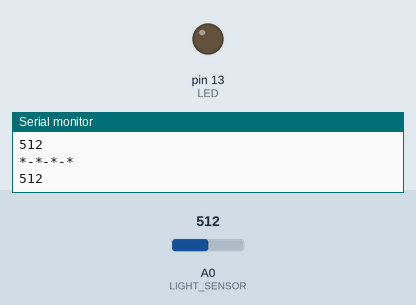
This sketch was run on a simulated Arduino Uno, built with avr-gcc and run on an emulated ATmega328P. On the bench: output pins drawn as LEDs (lit = HIGH), the last lines printed to the serial monitor. Inputs (shaded band) come from the test bench; at power-on: A0 (LIGHT_SENSOR) = 512.

Above: at 1.8 s.
1.9 s: A0 (LIGHT_SENSOR) set to 216
3.4 s: A0 (LIGHT_SENSOR) set to 190
At 5.0 s:
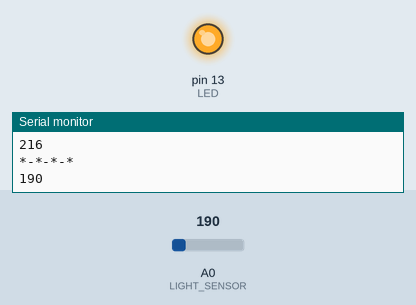
5.5 s: A0 (LIGHT_SENSOR) set to 210
At 6.5 s:
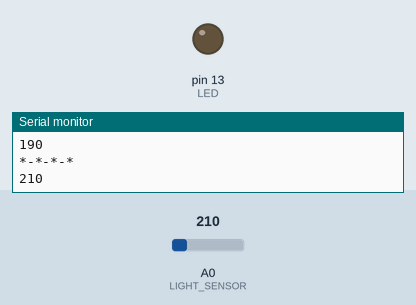
7.5 s: A0 (LIGHT_SENSOR) set to 122
At 9.3 s:
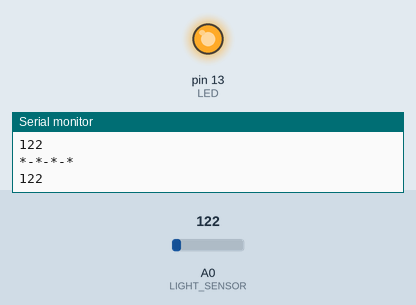
Timing chart, 0 to 10.5 s (numbered marks = the images above; inputs shaded):
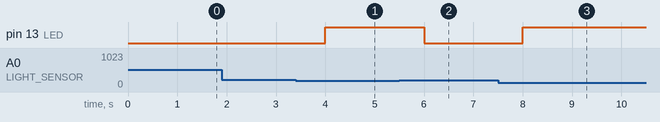

Measured:
- the behaviour switches between 200 and 199 on A0 (LIGHT_SENSOR) (found by bisection; images 0 and 1)
- after the input at 3.4 s, pin 13 (LED): LOW → HIGH after 0.60 s
- after the input at 5.5 s, pin 13 (LED): HIGH → LOW after 0.50 s
- after the input at 7.5 s, pin 13 (LED): LOW → HIGH after 0.50 s

The sketch:

sketch.ino
```cpp
// Trying the LED light sensor from Arduino

//#include <SPI.h>
//#include <WiFi.h> // In this sample we use WIFI library.
//#include <PubSubClient.h> // Include library that supports mqtt protocol.
//#include <osio_client.h> // Include client library for OpenSensors.


// Global variables
//char ssid[] = ""; // Name of my WIFI network.
//char pass[] = ""; // WIFI network password
//int status = WL_IDLE_STATUS;
//WiFiClient wifiClient; // Wireless client.
// Instance of client library class.
// Client (wired or wireless), user name, device ID, device password should be supplied.
// There are two optional parameters: callback (we need it is planning to read messages from topic),
// server name (opensensors.io by default).
// In this sample don't need to supply callback and use default server name.
//OSIOClient osioClient(wifiClient, "Ele", "141", "g4d7PDWs");

// for the sensor
int LED = 13;
int LIGHT_SENSOR = 0;
int THRESHOLD = 200;

void setup() {
    pinMode(LIGHT_SENSOR, INPUT);
    pinMode(LED, OUTPUT);

    //Initialize serial:
    Serial.begin(9600);
    //Serial.println("Initializing...");
    //while (!Serial);

    // check for the presence of the shield:
    //if (WiFi.status() == WL_NO_SHIELD) {
        //Serial.println("WiFi shield not present");
        // don't continue:
        //while(true);
    //}

    // try to connect to WiFi network:
    //while ( status != WL_CONNECTED) {
        //Serial.print("Attempting to connect to network ");
        //Serial.println(ssid);
        // connect to WPA/WPA2 network:
        //status = WiFi.begin(ssid, pass); //password needed
        //status = WiFi.begin(ssid); // no password needed
        // wait 10 seconds for connection:
        //delay(10000);
        //Serial.print("Connected to ");
        //Serial.println(ssid);
    //}
}
void loop() {
    //char message[255];
    //char time[50];
    //char buffer [33];
    //memset(message, 0, 255);
    //memset(time, 0, 50);

    Serial.println("*-*-*-*");
    // code to get the sensor data from analog pin A0:
    int x = analogRead(LIGHT_SENSOR);
    Serial.println(x);
    if(x < THRESHOLD) {
        digitalWrite(LED, HIGH);
    }else {
        digitalWrite(LED, LOW);
    }

    //itoa(x, buffer, 10);

    //strcpy(message, "Light intensity: ");
    //strcat(message, buffer);

    //if (osioClient.publish("/users/Ele/Light-intensity-ODI", message))
    //{
    //Serial.println("Message published.");
    //}
    //else
    //{
    //Serial.println("Error publishing message.");
    //}

    delay(1000);
}
```
